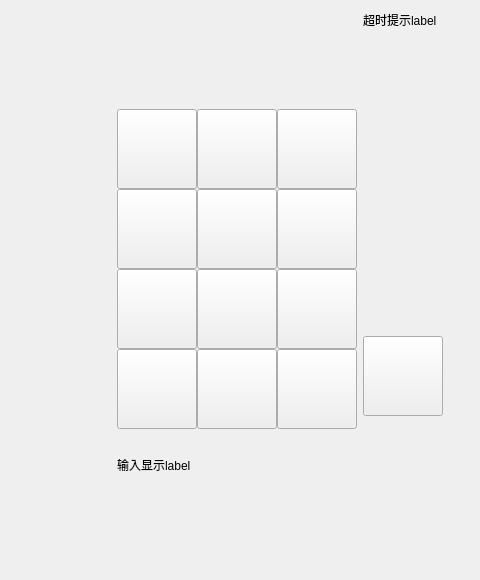
<?xml version="1.0" encoding="UTF-8"?>
<ui version="4.0">
 <class>InputPage</class>
 <widget class="QWidget" name="InputPage">
  <property name="geometry">
   <rect>
    <x>0</x>
    <y>0</y>
    <width>480</width>
    <height>580</height>
   </rect>
  </property>
  <property name="windowTitle">
   <string>Form</string>
  </property>
  <property name="styleSheet">
   <string notr="true">QPushButton{
	color: rgb(255, 255, 255);
	border-image: url(:/image/icon_num_btn.png);
}

QPushButton:hover, QPushButton:pressed{
	color: rgb(255, 255, 255);
	border-image: url(:/image/icon_num_btn_hover.png);
}</string>
  </property>
  <layout class="QGridLayout" name="gridLayout_4">
   <item row="0" column="2">
    <widget class="QLabel" name="lb_timeout">
     <property name="text">
      <string>超时提示label</string>
     </property>
    </widget>
   </item>
   <item row="1" column="1">
    <spacer name="verticalSpacer">
     <property name="orientation">
      <enum>Qt::Vertical</enum>
     </property>
     <property name="sizeHint" stdset="0">
      <size>
       <width>20</width>
       <height>57</height>
      </size>
     </property>
    </spacer>
   </item>
   <item row="2" column="0">
    <spacer name="horizontalSpacer">
     <property name="orientation">
      <enum>Qt::Horizontal</enum>
     </property>
     <property name="sizeHint" stdset="0">
      <size>
       <width>93</width>
       <height>20</height>
      </size>
     </property>
    </spacer>
   </item>
   <item row="2" column="1" rowspan="4">
    <layout class="QVBoxLayout" name="verticalLayout_3">
     <item>
      <layout class="QGridLayout" name="gridLayout_3">
       <property name="spacing">
        <number>0</number>
       </property>
       <item row="0" column="0">
        <widget class="QPushButton" name="pb_1">
         <property name="sizePolicy">
          <sizepolicy hsizetype="Fixed" vsizetype="Fixed">
           <horstretch>0</horstretch>
           <verstretch>0</verstretch>
          </sizepolicy>
         </property>
         <property name="minimumSize">
          <size>
           <width>80</width>
           <height>80</height>
          </size>
         </property>
         <property name="maximumSize">
          <size>
           <width>80</width>
           <height>80</height>
          </size>
         </property>
         <property name="text">
          <string/>
         </property>
         <property name="iconSize">
          <size>
           <width>32</width>
           <height>32</height>
          </size>
         </property>
         <property name="autoDefault">
          <bool>false</bool>
         </property>
         <property name="default">
          <bool>false</bool>
         </property>
         <property name="flat">
          <bool>false</bool>
         </property>
        </widget>
       </item>
       <item row="0" column="1">
        <widget class="QPushButton" name="pb_2">
         <property name="sizePolicy">
          <sizepolicy hsizetype="Fixed" vsizetype="Fixed">
           <horstretch>0</horstretch>
           <verstretch>0</verstretch>
          </sizepolicy>
         </property>
         <property name="minimumSize">
          <size>
           <width>80</width>
           <height>80</height>
          </size>
         </property>
         <property name="maximumSize">
          <size>
           <width>80</width>
           <height>80</height>
          </size>
         </property>
         <property name="text">
          <string/>
         </property>
         <property name="iconSize">
          <size>
           <width>32</width>
           <height>32</height>
          </size>
         </property>
         <property name="autoDefault">
          <bool>false</bool>
         </property>
         <property name="default">
          <bool>false</bool>
         </property>
         <property name="flat">
          <bool>false</bool>
         </property>
        </widget>
       </item>
       <item row="0" column="2">
        <widget class="QPushButton" name="pb_3">
         <property name="sizePolicy">
          <sizepolicy hsizetype="Fixed" vsizetype="Fixed">
           <horstretch>0</horstretch>
           <verstretch>0</verstretch>
          </sizepolicy>
         </property>
         <property name="minimumSize">
          <size>
           <width>80</width>
           <height>80</height>
          </size>
         </property>
         <property name="maximumSize">
          <size>
           <width>80</width>
           <height>80</height>
          </size>
         </property>
         <property name="text">
          <string/>
         </property>
         <property name="iconSize">
          <size>
           <width>32</width>
           <height>32</height>
          </size>
         </property>
         <property name="autoDefault">
          <bool>false</bool>
         </property>
         <property name="default">
          <bool>false</bool>
         </property>
         <property name="flat">
          <bool>false</bool>
         </property>
        </widget>
       </item>
       <item row="1" column="0">
        <widget class="QPushButton" name="pb_4">
         <property name="sizePolicy">
          <sizepolicy hsizetype="Fixed" vsizetype="Fixed">
           <horstretch>0</horstretch>
           <verstretch>0</verstretch>
          </sizepolicy>
         </property>
         <property name="minimumSize">
          <size>
           <width>80</width>
           <height>80</height>
          </size>
         </property>
         <property name="maximumSize">
          <size>
           <width>80</width>
           <height>80</height>
          </size>
         </property>
         <property name="text">
          <string/>
         </property>
         <property name="iconSize">
          <size>
           <width>32</width>
           <height>32</height>
          </size>
         </property>
         <property name="autoDefault">
          <bool>false</bool>
         </property>
         <property name="default">
          <bool>false</bool>
         </property>
         <property name="flat">
          <bool>false</bool>
         </property>
        </widget>
       </item>
       <item row="1" column="1">
        <widget class="QPushButton" name="pb_5">
         <property name="sizePolicy">
          <sizepolicy hsizetype="Fixed" vsizetype="Fixed">
           <horstretch>0</horstretch>
           <verstretch>0</verstretch>
          </sizepolicy>
         </property>
         <property name="minimumSize">
          <size>
           <width>80</width>
           <height>80</height>
          </size>
         </property>
         <property name="maximumSize">
          <size>
           <width>80</width>
           <height>80</height>
          </size>
         </property>
         <property name="text">
          <string/>
         </property>
         <property name="iconSize">
          <size>
           <width>32</width>
           <height>32</height>
          </size>
         </property>
         <property name="autoDefault">
          <bool>false</bool>
         </property>
         <property name="default">
          <bool>false</bool>
         </property>
         <property name="flat">
          <bool>false</bool>
         </property>
        </widget>
       </item>
       <item row="1" column="2">
        <widget class="QPushButton" name="pb_6">
         <property name="sizePolicy">
          <sizepolicy hsizetype="Fixed" vsizetype="Fixed">
           <horstretch>0</horstretch>
           <verstretch>0</verstretch>
          </sizepolicy>
         </property>
         <property name="minimumSize">
          <size>
           <width>80</width>
           <height>80</height>
          </size>
         </property>
         <property name="maximumSize">
          <size>
           <width>80</width>
           <height>80</height>
          </size>
         </property>
         <property name="text">
          <string/>
         </property>
         <property name="iconSize">
          <size>
           <width>32</width>
           <height>32</height>
          </size>
         </property>
         <property name="autoDefault">
          <bool>false</bool>
         </property>
         <property name="default">
          <bool>false</bool>
         </property>
         <property name="flat">
          <bool>false</bool>
         </property>
        </widget>
       </item>
       <item row="2" column="0">
        <widget class="QPushButton" name="pb_7">
         <property name="sizePolicy">
          <sizepolicy hsizetype="Fixed" vsizetype="Fixed">
           <horstretch>0</horstretch>
           <verstretch>0</verstretch>
          </sizepolicy>
         </property>
         <property name="minimumSize">
          <size>
           <width>80</width>
           <height>80</height>
          </size>
         </property>
         <property name="maximumSize">
          <size>
           <width>80</width>
           <height>80</height>
          </size>
         </property>
         <property name="text">
          <string/>
         </property>
         <property name="iconSize">
          <size>
           <width>32</width>
           <height>32</height>
          </size>
         </property>
         <property name="autoDefault">
          <bool>false</bool>
         </property>
         <property name="default">
          <bool>false</bool>
         </property>
         <property name="flat">
          <bool>false</bool>
         </property>
        </widget>
       </item>
       <item row="2" column="1">
        <widget class="QPushButton" name="pb_8">
         <property name="sizePolicy">
          <sizepolicy hsizetype="Fixed" vsizetype="Fixed">
           <horstretch>0</horstretch>
           <verstretch>0</verstretch>
          </sizepolicy>
         </property>
         <property name="minimumSize">
          <size>
           <width>80</width>
           <height>80</height>
          </size>
         </property>
         <property name="maximumSize">
          <size>
           <width>80</width>
           <height>80</height>
          </size>
         </property>
         <property name="text">
          <string/>
         </property>
         <property name="iconSize">
          <size>
           <width>32</width>
           <height>32</height>
          </size>
         </property>
         <property name="autoDefault">
          <bool>false</bool>
         </property>
         <property name="default">
          <bool>false</bool>
         </property>
         <property name="flat">
          <bool>false</bool>
         </property>
        </widget>
       </item>
       <item row="2" column="2">
        <widget class="QPushButton" name="pb_9">
         <property name="sizePolicy">
          <sizepolicy hsizetype="Fixed" vsizetype="Fixed">
           <horstretch>0</horstretch>
           <verstretch>0</verstretch>
          </sizepolicy>
         </property>
         <property name="minimumSize">
          <size>
           <width>80</width>
           <height>80</height>
          </size>
         </property>
         <property name="maximumSize">
          <size>
           <width>80</width>
           <height>80</height>
          </size>
         </property>
         <property name="text">
          <string/>
         </property>
         <property name="iconSize">
          <size>
           <width>32</width>
           <height>32</height>
          </size>
         </property>
         <property name="autoDefault">
          <bool>false</bool>
         </property>
         <property name="default">
          <bool>false</bool>
         </property>
         <property name="flat">
          <bool>false</bool>
         </property>
        </widget>
       </item>
       <item row="3" column="0">
        <widget class="QPushButton" name="pb_clear">
         <property name="sizePolicy">
          <sizepolicy hsizetype="Fixed" vsizetype="Fixed">
           <horstretch>0</horstretch>
           <verstretch>0</verstretch>
          </sizepolicy>
         </property>
         <property name="minimumSize">
          <size>
           <width>80</width>
           <height>80</height>
          </size>
         </property>
         <property name="maximumSize">
          <size>
           <width>80</width>
           <height>80</height>
          </size>
         </property>
         <property name="styleSheet">
          <string notr="true">QPushButton{
	color: rgb(255, 255, 255);
	border-image: url(:/image/icon_clear_btn.png);
}

QPushButton:hover, QPushButton:pressed{
	color: rgb(255, 255, 255);
	border-image: url(:/image/icon_clear_btn_hover.png);
}</string>
         </property>
         <property name="text">
          <string/>
         </property>
         <property name="autoDefault">
          <bool>false</bool>
         </property>
         <property name="default">
          <bool>false</bool>
         </property>
         <property name="flat">
          <bool>false</bool>
         </property>
        </widget>
       </item>
       <item row="3" column="1">
        <widget class="QPushButton" name="pb_0">
         <property name="sizePolicy">
          <sizepolicy hsizetype="Fixed" vsizetype="Fixed">
           <horstretch>0</horstretch>
           <verstretch>0</verstretch>
          </sizepolicy>
         </property>
         <property name="minimumSize">
          <size>
           <width>80</width>
           <height>80</height>
          </size>
         </property>
         <property name="maximumSize">
          <size>
           <width>80</width>
           <height>80</height>
          </size>
         </property>
         <property name="text">
          <string/>
         </property>
         <property name="iconSize">
          <size>
           <width>32</width>
           <height>32</height>
          </size>
         </property>
         <property name="autoDefault">
          <bool>false</bool>
         </property>
         <property name="default">
          <bool>false</bool>
         </property>
         <property name="flat">
          <bool>false</bool>
         </property>
        </widget>
       </item>
       <item row="3" column="2">
        <widget class="QPushButton" name="pb_ensure">
         <property name="sizePolicy">
          <sizepolicy hsizetype="Fixed" vsizetype="Fixed">
           <horstretch>0</horstretch>
           <verstretch>0</verstretch>
          </sizepolicy>
         </property>
         <property name="minimumSize">
          <size>
           <width>80</width>
           <height>80</height>
          </size>
         </property>
         <property name="maximumSize">
          <size>
           <width>80</width>
           <height>80</height>
          </size>
         </property>
         <property name="styleSheet">
          <string notr="true">QPushButton{
	color: rgb(255, 255, 255);
	border-image: url(:/image/icon_entry_btn.png);
}

QPushButton:hover, QPushButton:pressed{
	color: rgb(255, 255, 255);
	border-image: url(:/image/icon_entry_btn_hover.png);
}</string>
         </property>
         <property name="text">
          <string/>
         </property>
         <property name="autoDefault">
          <bool>false</bool>
         </property>
         <property name="default">
          <bool>false</bool>
         </property>
         <property name="flat">
          <bool>false</bool>
         </property>
        </widget>
       </item>
      </layout>
     </item>
     <item>
      <widget class="QLabel" name="lb_inputcontent">
       <property name="minimumSize">
        <size>
         <width>0</width>
         <height>50</height>
        </size>
       </property>
       <property name="text">
        <string>输入显示label</string>
       </property>
      </widget>
     </item>
    </layout>
   </item>
   <item row="2" column="2">
    <spacer name="horizontalSpacer_2">
     <property name="orientation">
      <enum>Qt::Horizontal</enum>
     </property>
     <property name="sizeHint" stdset="0">
      <size>
       <width>93</width>
       <height>20</height>
      </size>
     </property>
    </spacer>
   </item>
   <item row="3" column="2">
    <spacer name="verticalSpacer_4">
     <property name="orientation">
      <enum>Qt::Vertical</enum>
     </property>
     <property name="sizeHint" stdset="0">
      <size>
       <width>20</width>
       <height>195</height>
      </size>
     </property>
    </spacer>
   </item>
   <item row="4" column="2">
    <widget class="QPushButton" name="pb_register">
     <property name="sizePolicy">
      <sizepolicy hsizetype="Fixed" vsizetype="Fixed">
       <horstretch>0</horstretch>
       <verstretch>0</verstretch>
      </sizepolicy>
     </property>
     <property name="minimumSize">
      <size>
       <width>80</width>
       <height>80</height>
      </size>
     </property>
     <property name="maximumSize">
      <size>
       <width>80</width>
       <height>80</height>
      </size>
     </property>
     <property name="styleSheet">
      <string notr="true">QPushButton{
	color: rgb(255, 255, 255);
	border-image: url(:/image/icon_register_btn.png);
}

QPushButton:hover, QPushButton:pressed{
	color: rgb(255, 255, 255);
	border-image: url(:/image/icon_register_btn_hover.png);
}</string>
     </property>
     <property name="text">
      <string/>
     </property>
     <property name="autoDefault">
      <bool>false</bool>
     </property>
     <property name="default">
      <bool>false</bool>
     </property>
     <property name="flat">
      <bool>false</bool>
     </property>
    </widget>
   </item>
   <item row="5" column="2">
    <spacer name="verticalSpacer_3">
     <property name="orientation">
      <enum>Qt::Vertical</enum>
     </property>
     <property name="sizeHint" stdset="0">
      <size>
       <width>20</width>
       <height>56</height>
      </size>
     </property>
    </spacer>
   </item>
   <item row="6" column="1">
    <spacer name="verticalSpacer_2">
     <property name="orientation">
      <enum>Qt::Vertical</enum>
     </property>
     <property name="sizeHint" stdset="0">
      <size>
       <width>20</width>
       <height>57</height>
      </size>
     </property>
    </spacer>
   </item>
  </layout>
 </widget>
 <resources/>
 <connections/>
</ui>
